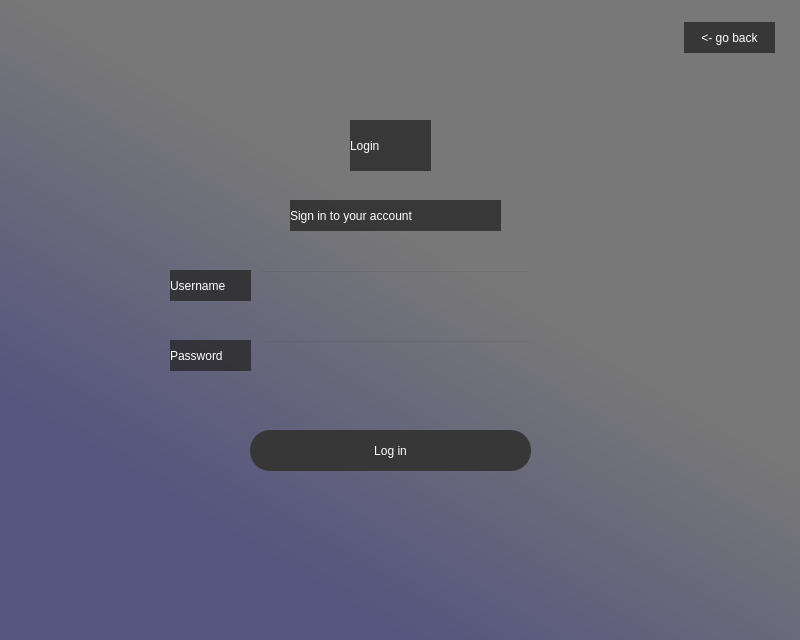
<?xml version="1.0" encoding="UTF-8"?>
<ui version="4.0">
 <class>Dialog</class>
 <widget class="QDialog" name="Dialog">
  <property name="geometry">
   <rect>
    <x>0</x>
    <y>0</y>
    <width>800</width>
    <height>640</height>
   </rect>
  </property>
  <property name="windowTitle">
   <string>Dialog</string>
  </property>
  <widget class="QWidget" name="widget" native="true">
   <property name="geometry">
    <rect>
     <x>0</x>
     <y>0</y>
     <width>801</width>
     <height>641</height>
    </rect>
   </property>
   <property name="styleSheet">
    <string notr="true">QWidget#widget{
background-color:qlineargradient(spread:pad, x1:0.239, y1:0.795455, x2:0.545455, y2:0.392, stop:0 rgba(85, 85, 127, 255), stop:1 rgba(120, 120, 120, 255));
}</string>
   </property>
   <widget class="QLabel" name="label">
    <property name="geometry">
     <rect>
      <x>350</x>
      <y>120</y>
      <width>81</width>
      <height>51</height>
     </rect>
    </property>
    <property name="styleSheet">
     <string notr="true">color: rgb(255, 255, 255);font: 28pt &quot;Tw Cen MT&quot;;
background-color: qlineargradient(spread:pad, x1:0.471318, y1:0.609, x2:0.472, y2:0.017, stop:0 rgba(38, 38, 38, 200));
</string>
    </property>
    <property name="text">
     <string>Login</string>
    </property>
   </widget>
   <widget class="QLabel" name="label_2">
    <property name="geometry">
     <rect>
      <x>290</x>
      <y>200</y>
      <width>211</width>
      <height>31</height>
     </rect>
    </property>
    <property name="styleSheet">
     <string notr="true">font: 14pt &quot;MS Shell Dlg 2&quot;;color:rgb(255, 255, 255);
background-color: qlineargradient(spread:pad, x1:0.471318, y1:0.609, x2:0.472, y2:0.017, stop:0 rgba(38, 38, 38, 200));</string>
    </property>
    <property name="text">
     <string>Sign in to your account</string>
    </property>
   </widget>
   <widget class="QPushButton" name="login1">
    <property name="geometry">
     <rect>
      <x>250</x>
      <y>430</y>
      <width>281</width>
      <height>41</height>
     </rect>
    </property>
    <property name="styleSheet">
     <string notr="true">QPushButton{border-radius:20px;
background-color:rgb(55,55,55);
font: 12pt &quot;Tw Cen MT&quot;;color: rgb(255, 255, 255);
}
QPushButton:hover{
background-color: rgb(141, 141, 141);
border-radius:20px;
font: 12pt &quot;Tw Cen MT&quot;;color: rgb(0, 0, 0);

}</string>
    </property>
    <property name="text">
     <string>Log in</string>
    </property>
   </widget>
   <widget class="QLineEdit" name="emailbox">
    <property name="geometry">
     <rect>
      <x>260</x>
      <y>270</y>
      <width>271</width>
      <height>41</height>
     </rect>
    </property>
    <property name="styleSheet">
     <string notr="true">font: 75 12pt &quot;MS Shell Dlg 2&quot;; color:white;
background-color:rgba(0, 0, 0, 0);</string>
    </property>
    <property name="text">
     <string/>
    </property>
   </widget>
   <widget class="QLineEdit" name="passbox">
    <property name="geometry">
     <rect>
      <x>260</x>
      <y>340</y>
      <width>271</width>
      <height>41</height>
     </rect>
    </property>
    <property name="styleSheet">
     <string notr="true">font: 75 12pt &quot;MS Shell Dlg 2&quot;; color:white;
background-color:rgba(255, 255, 255, 0);</string>
    </property>
   </widget>
   <widget class="QLabel" name="label_3">
    <property name="geometry">
     <rect>
      <x>170</x>
      <y>270</y>
      <width>81</width>
      <height>31</height>
     </rect>
    </property>
    <property name="styleSheet">
     <string notr="true">font: 75 12pt &quot;MS Shell Dlg 2&quot;;
color: rgb(255, 255, 255);
background-color: qlineargradient(spread:pad, x1:0.471318, y1:0.609, x2:0.472, y2:0.017, stop:0 rgba(38, 38, 38, 200));</string>
    </property>
    <property name="text">
     <string>Username</string>
    </property>
   </widget>
   <widget class="QLabel" name="label_4">
    <property name="geometry">
     <rect>
      <x>170</x>
      <y>340</y>
      <width>81</width>
      <height>31</height>
     </rect>
    </property>
    <property name="styleSheet">
     <string notr="true">font: 75 12pt &quot;MS Shell Dlg 2&quot;;
color: rgb(255, 255, 255);
background-color: qlineargradient(spread:pad, x1:0.471318, y1:0.609, x2:0.472, y2:0.017, stop:0 rgba(38, 38, 38, 200));</string>
    </property>
    <property name="text">
     <string>Password</string>
    </property>
   </widget>
   <widget class="QLabel" name="error">
    <property name="geometry">
     <rect>
      <x>260</x>
      <y>390</y>
      <width>271</width>
      <height>31</height>
     </rect>
    </property>
    <property name="styleSheet">
     <string notr="true">font: 75 10pt &quot;MS Shell Dlg 2&quot;; 
color: rgb(136, 3, 5);</string>
    </property>
    <property name="text">
     <string/>
    </property>
   </widget>
   <widget class="QLabel" name="background">
    <property name="geometry">
     <rect>
      <x>0</x>
      <y>0</y>
      <width>801</width>
      <height>641</height>
     </rect>
    </property>
    <property name="text">
     <string/>
    </property>
    <property name="pixmap">
     <pixmap resource="deneme2.qrc">:/bg/logbg3.jpg</pixmap>
    </property>
    <property name="scaledContents">
     <bool>true</bool>
    </property>
    <property name="wordWrap">
     <bool>false</bool>
    </property>
    <property name="margin">
     <number>0</number>
    </property>
    <property name="indent">
     <number>-1</number>
    </property>
   </widget>
   <widget class="QPushButton" name="exitbutton">
    <property name="geometry">
     <rect>
      <x>684</x>
      <y>22</y>
      <width>91</width>
      <height>31</height>
     </rect>
    </property>
    <property name="styleSheet">
     <string notr="true">QPushButton
{border-radius:20px;
background-color:rgb(55,55,55);
font: 12pt &quot;Tw Cen MT&quot;;color: rgb(255, 255, 255);
}
QPushButton:hover{
background-color: rgb(141, 141, 141);
border-radius:20px;
font: 12pt &quot;Tw Cen MT&quot;;color: rgb(0, 0, 0);

}</string>
    </property>
    <property name="text">
     <string>&lt;- go back</string>
    </property>
   </widget>
   <zorder>background</zorder>
   <zorder>label</zorder>
   <zorder>label_2</zorder>
   <zorder>login1</zorder>
   <zorder>emailbox</zorder>
   <zorder>passbox</zorder>
   <zorder>label_3</zorder>
   <zorder>label_4</zorder>
   <zorder>error</zorder>
   <zorder>exitbutton</zorder>
  </widget>
 </widget>
 <resources>
  <include location="deneme2.qrc"/>
  <include location="deneme.qrc"/>
 </resources>
 <connections/>
</ui>
